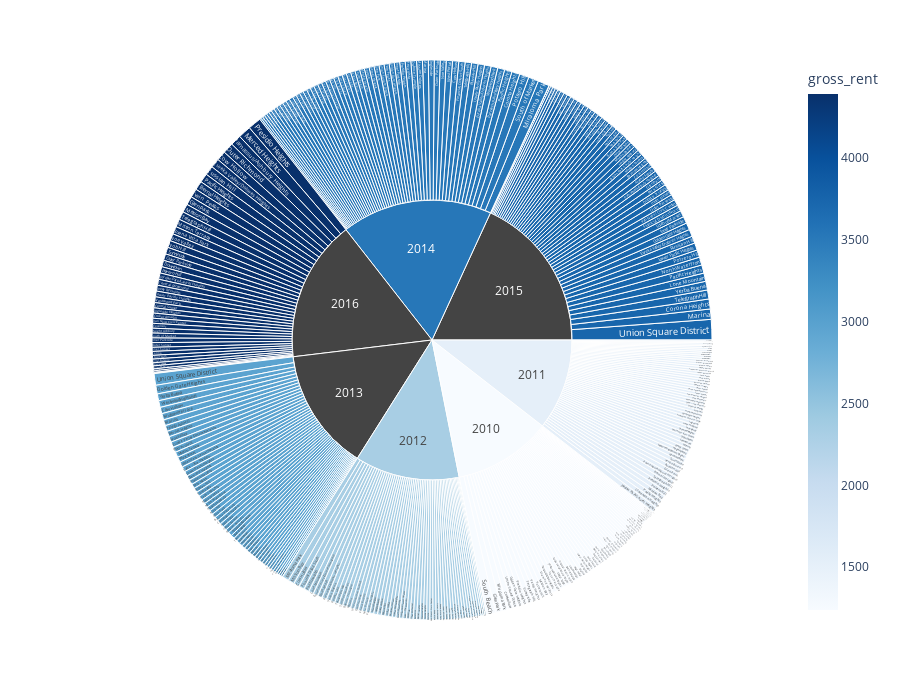

Notebook cell for this chart:
### Code cell
# sunburst()


def sunburst():

    df_expensive_neighborhoods_per_year = sfo_neighborhoods_census.sort_values(ascending=False, by ='sale_price_sqr_foot') 
    
    sunburst_data= px.sunburst(
        df_expensive_neighborhoods_per_year,
        path = ["year","neighborhood"],
        values = "sale_price_sqr_foot",
        color="gross_rent", 
        hover_data=["gross_rent"],
        color_continuous_scale="blues",
        height = 700
        
    )
    return sunburst_data

sunburst()

### Figure 1 — Plotly figure (JSON) as saved in the notebook; plotly's stock layout.template omitted (floating-point values rounded to 4 significant figures; data arrays with more than 128 entries replaced by an {"elided": "..."} marker saying what was removed)
{"data": [{"branchvalues": "total", "customdata": {"elided": "404x2 float values"}, "domain": {"x": [0, 1], "y": [0, 1]}, "hovertemplate": "labels=%{label}<br>sale_price_sqr_foot=%{value}<br>parent=%{parent}<br>id=%{id}<br>gross_rent=%{color}<extra></extra>", "ids": {"elided": "404 str values"}, "labels": {"elided": "404 str values"}, "marker": {"coloraxis": "coloraxis", "colors": {"elided": "404 float values"}}, "name": "", "parents": {"elided": "404 str values"}, "type": "sunburst", "values": {"elided": "404 float values"}}], "layout": {"coloraxis": {"colorbar": {"title": {"text": "gross_rent"}}, "colorscale": [[0, "rgb(247,251,255)"], [0.125, "rgb(222,235,247)"], [0.25, "rgb(198,219,239)"], [0.375, "rgb(158,202,225)"], [0.5, "rgb(107,174,214)"], [0.625, "rgb(66,146,198)"], [0.75, "rgb(33,113,181)"], [0.875, "rgb(8,81,156)"], [1, "rgb(8,48,107)"]]}, "height": 700, "legend": {"tracegroupgap": 0}, "margin": {"t": 60}}}
